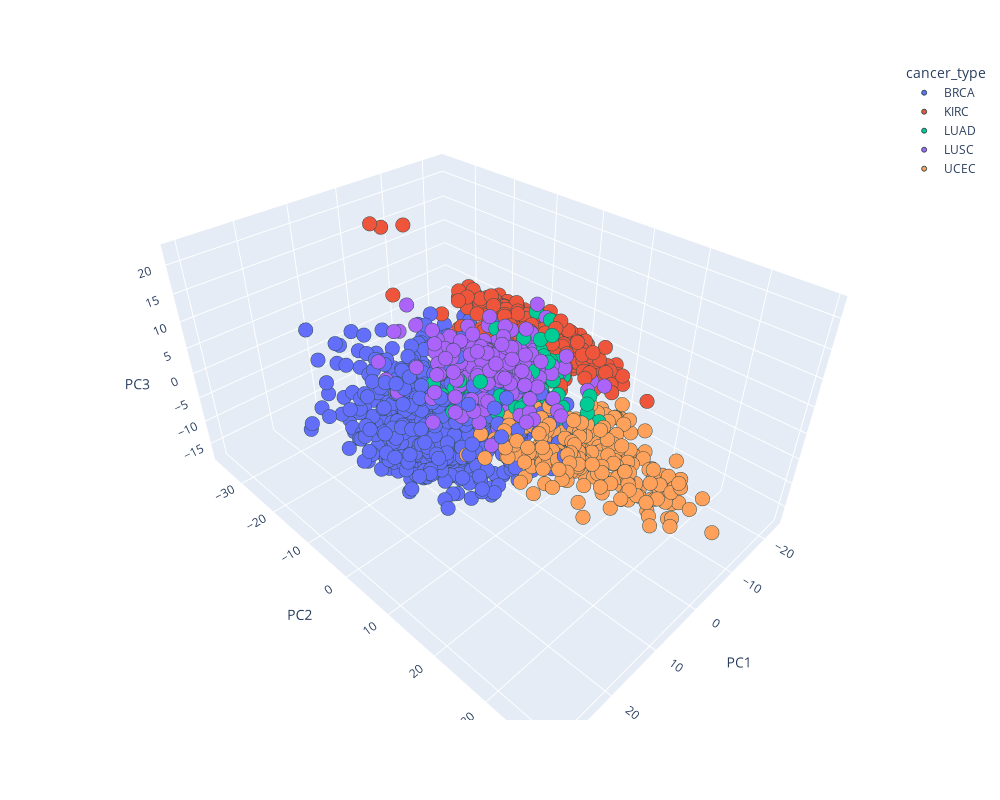

The cell this chart's notebook holds for it:
### Code cell
fig = px.scatter_3d(final_df,
                    x='PC1', y='PC2', z='PC3',
                    color='cancer_type',
                    width=1000, height=800,
                    opacity=1
                    )

fig.update_traces(marker=dict(size=5,
                              line=dict(width=1,
                                        color='DarkSlateGrey')
                              ),
                  )

fig.show()

### Figure 1 — Plotly figure (JSON) as saved in the notebook; plotly's stock layout.template omitted (floating-point values rounded to 4 significant figures; data arrays with more than 128 entries replaced by an {"elided": "..."} marker saying what was removed)
{"data": [{"hovertemplate": "cancer_type=BRCA<br>PC1=%{x}<br>PC2=%{y}<br>PC3=%{z}<extra></extra>", "legendgroup": "BRCA", "marker": {"color": "#636efa", "line": {"color": "DarkSlateGrey", "width": 1}, "opacity": 1, "size": 5, "symbol": "circle"}, "mode": "markers", "name": "BRCA", "scene": "scene", "showlegend": true, "type": "scatter3d", "x": {"elided": "878 float values"}, "y": {"elided": "878 float values"}, "z": {"elided": "878 float values"}}, {"hovertemplate": "cancer_type=KIRC<br>PC1=%{x}<br>PC2=%{y}<br>PC3=%{z}<extra></extra>", "legendgroup": "KIRC", "marker": {"color": "#EF553B", "line": {"color": "DarkSlateGrey", "width": 1}, "opacity": 1, "size": 5, "symbol": "circle"}, "mode": "markers", "name": "KIRC", "scene": "scene", "showlegend": true, "type": "scatter3d", "x": {"elided": "537 float values"}, "y": {"elided": "537 float values"}, "z": {"elided": "537 float values"}}, {"hovertemplate": "cancer_type=LUAD<br>PC1=%{x}<br>PC2=%{y}<br>PC3=%{z}<extra></extra>", "legendgroup": "LUAD", "marker": {"color": "#00cc96", "line": {"color": "DarkSlateGrey", "width": 1}, "opacity": 1, "size": 5, "symbol": "circle"}, "mode": "markers", "name": "LUAD", "scene": "scene", "showlegend": true, "type": "scatter3d", "x": {"elided": "162 float values"}, "y": {"elided": "162 float values"}, "z": {"elided": "162 float values"}}, {"hovertemplate": "cancer_type=LUSC<br>PC1=%{x}<br>PC2=%{y}<br>PC3=%{z}<extra></extra>", "legendgroup": "LUSC", "marker": {"color": "#ab63fa", "line": {"color": "DarkSlateGrey", "width": 1}, "opacity": 1, "size": 5, "symbol": "circle"}, "mode": "markers", "name": "LUSC", "scene": "scene", "showlegend": true, "type": "scatter3d", "x": {"elided": "240 float values"}, "y": {"elided": "240 float values"}, "z": {"elided": "240 float values"}}, {"hovertemplate": "cancer_type=UCEC<br>PC1=%{x}<br>PC2=%{y}<br>PC3=%{z}<extra></extra>", "legendgroup": "UCEC", "marker": {"color": "#FFA15A", "line": {"color": "DarkSlateGrey", "width": 1}, "opacity": 1, "size": 5, "symbol": "circle"}, "mode": "markers", "name": "UCEC", "scene": "scene", "showlegend": true, "type": "scatter3d", "x": {"elided": "269 float values"}, "y": {"elided": "269 float values"}, "z": {"elided": "269 float values"}}], "layout": {"height": 800, "legend": {"title": {"text": "cancer_type"}, "tracegroupgap": 0}, "margin": {"t": 60}, "scene": {"domain": {"x": [0, 1], "y": [0, 1]}, "xaxis": {"title": {"text": "PC1"}}, "yaxis": {"title": {"text": "PC2"}}, "zaxis": {"title": {"text": "PC3"}}}, "width": 1000}}
